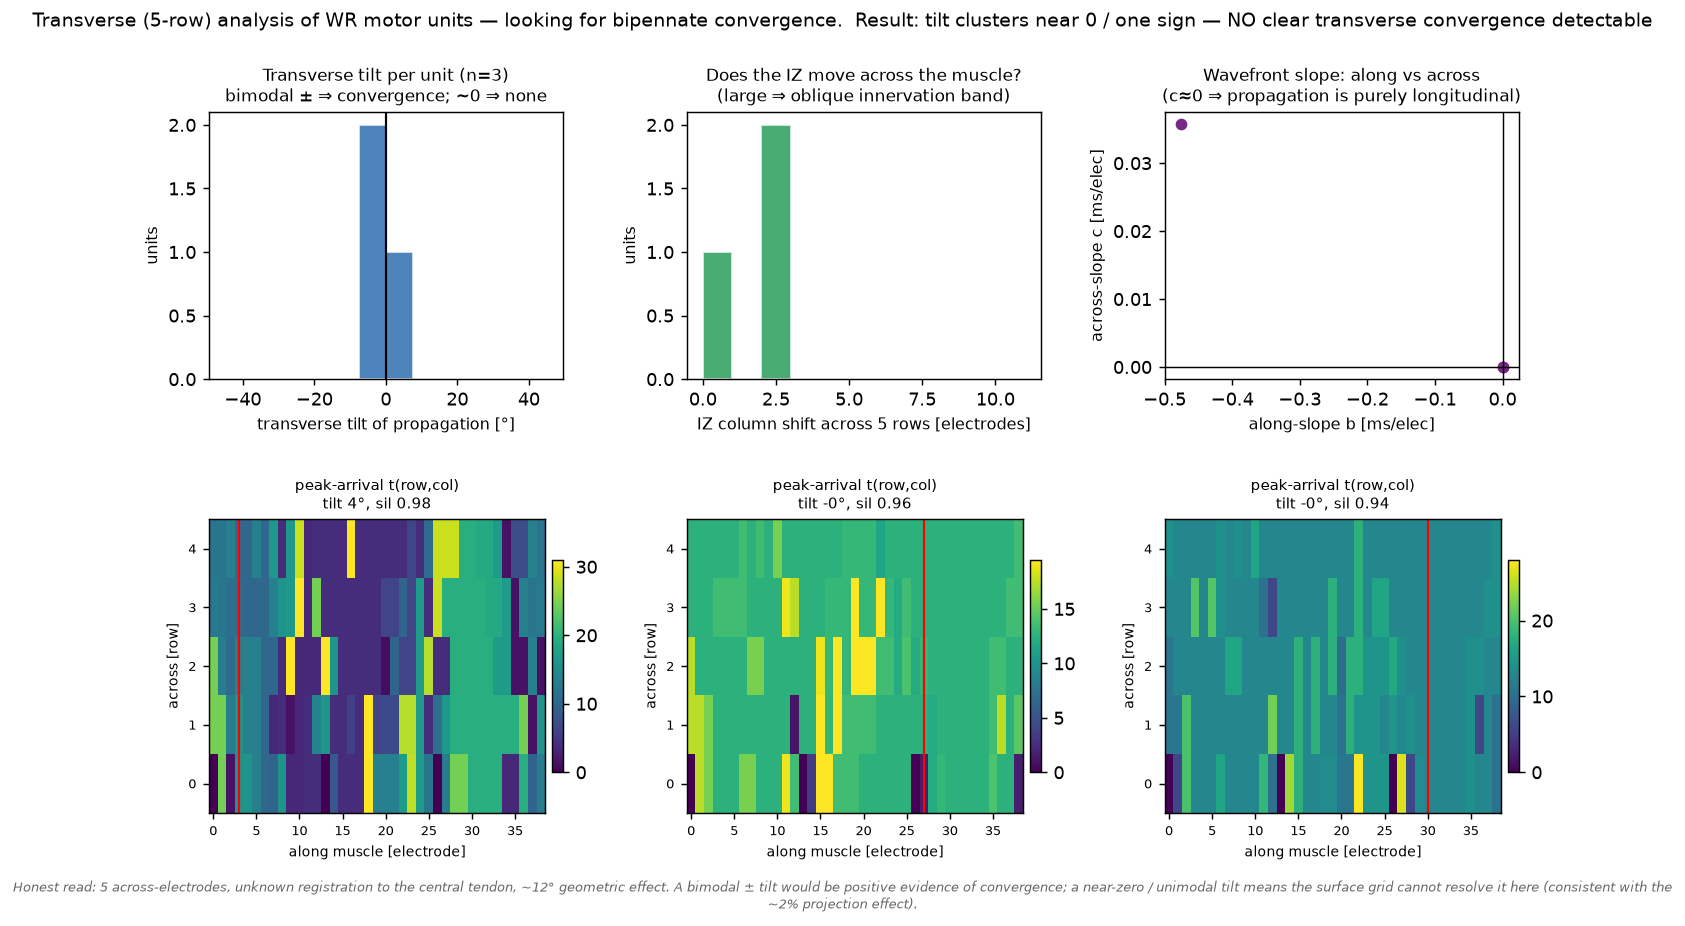

The script that saved this image:
"""Can the TRANSVERSE (across-muscle) dimension of the WR grid see bipennate convergence?

A linear (along-muscle) array is ~blind to pennation. But the WR grid is 5 (across) x 39 (along).
If FCU fibres converge on a central tendon, motor units on the two sides of the tendon lean in
OPPOSITE transverse directions -> their action potentials propagate with opposite transverse
velocity components. So the SIGNATURE of convergence is a BIMODAL +/- distribution of transverse
tilt across units. A uniform tilt (all same sign) would instead just mean the array is rotated vs
the muscle (misalignment), NOT convergence. A tilt ~0 means no detectable transverse structure.

For each clean cBSS unit we STA the full 5x39 grid, take the peak-arrival time t(row,col), and on the
dominant propagating arm fit t ~ a + b*(col-col_IZ) + c*row. Transverse tilt angle = atan((c/pitch)/(b/pitch))
= atan(c/b) in electrode units -> apparent fibre inclination in the grid plane. Honest: 5 rows is very
few, registration to the tendon is unknown, so a null/weak result is a real and expected outcome.
"""
import os, sys, numpy as np, matplotlib; matplotlib.use("Agg"); import matplotlib.pyplot as plt
sys.path.insert(0,os.path.dirname(os.path.abspath(__file__)))
from mu_cbss import CBSS
fs=2000.0; NROW,NCOL=5,39; W=int(0.016*fs)
DATA="/home/noura/Documents/Projects/PhD/emg-decomposition/data/processed/WR2"
TASKS=["10mvc_rep1_index","20mvc_rep1_index","30mvc_rep1_index"]   # subset for speed

def decompose(task):
    mono=np.load(f"{DATA}/{task}/combined_emg.npy")
    sig=mono.reshape(-1,mono.shape[-1]); std=sig.std(1); good=std>0.05*np.median(std)
    clean=sig[good]; clean=clean-clean.mean(0,keepdims=True)
    cb=CBSS(ica_n_iter=60,sil_th=0.80,cov_th=0.40,min_num_spikes=10,random_seed=1909)
    sources,spikes,sil,filt=cb.decompose(clean.copy(),fs)
    return mono,spikes,sil

def grid_sta(mono,sp):
    T=mono.shape[-1]; sp=np.asarray(sp,int); sp=sp[(sp>=W)&(sp<T-W)]
    if len(sp)<30: return None
    sta=np.zeros((NROW,NCOL,2*W))
    for s in sp: sta+=mono[:,:,s-W:s+W]
    return sta/len(sp), len(sp)

def analyse(sta):
    """Return dict: IZ col, along-slope b, transverse-slope c, tilt angle, transverse IZ shift, quality."""
    p2p=sta.max(2)-sta.min(2)                          # (5,39)
    col_amp=p2p.mean(0)                                # along-muscle amplitude profile
    izc=int(col_amp.argmax())
    active=col_amp>0.30*col_amp.max()
    # peak-arrival time per (row,col), in ms
    tpk=np.argmax(np.abs(sta),axis=2).astype(float)/fs*1e3   # (5,39)
    # per-row IZ column (transverse shift of the innervation zone) — only rows with real signal
    strong=[r for r in range(NROW) if p2p[r].max()>0.5*p2p.max()]
    izcol=np.array([int(p2p[r].argmax()) for r in strong]) if strong else np.array([izc])
    # pick the LONGER propagating arm around izc
    lo=hi=izc
    while lo-1>=0 and active[lo-1]: lo-=1
    while hi+1<NCOL and active[hi+1]: hi+=1
    arm = np.arange(izc,hi+1) if (hi-izc)>=(izc-lo) else np.arange(lo,izc+1)
    if len(arm)<3: return None
    # design matrix over (row,col) on the arm
    R=[];C=[];Tt=[]
    for c in arm:
        for r in range(NROW):
            if p2p[r,c]>0.30*p2p.max():
                R.append(r); C.append(c-izc); Tt.append(tpk[r,c])
    if len(Tt)<8: return None
    A=np.column_stack([np.ones(len(Tt)),C,R]); coef,*_=np.linalg.lstsq(A,np.array(Tt),rcond=None)
    b,c=coef[1],coef[2]                               # ms per along-col, ms per across-row
    # transverse tilt: lean of the wavefront ACROSS vs ALONG, independent of propagation DIRECTION
    # (use |b| so a reverse-propagating unit doesn't read as 180deg). +/- sign of tilt = lean direction.
    tilt=np.degrees(np.arctan2(c, abs(b) if abs(b)>1e-6 else 1e-6))
    resid=np.array(Tt)-A@coef; r2=1-np.var(resid)/max(np.var(Tt),1e-9)
    return dict(izc=izc,b=b,c=c,tilt=tilt,izshift=izcol.max()-izcol.min(),r2=r2,sta=sta,arm=arm,tpk=tpk,p2p=p2p)

units=[]
for task in TASKS:
    try: mono,spikes,sil=decompose(task)
    except Exception as e: print(task,"fail",e); continue
    for i in spikes:
        if len(spikes[i])<40 or sil[i]<0.88: continue
        r=grid_sta(mono,spikes[i])
        if r is None: continue
        sta,nsp=r; a=analyse(sta)
        if a is None or a["r2"]<0.3: continue
        a["nsp"]=nsp; a["sil"]=float(sil[i]); a["task"]=task; units.append(a)
    print(f"{task}: kept {sum(u['task']==task for u in units)} units so far")

print(f"\nTOTAL clean units analysed: {len(units)}")
if len(units)<3: print("too few units for a distribution — inconclusive");
tilts=np.array([u["tilt"] for u in units]); izsh=np.array([u["izshift"] for u in units])
# along-velocity for context (sign): b in ms/electrode; |CV| = pitch/|b|
print(f"transverse tilt (deg): {np.round(tilts,1).tolist()}")
print(f"  median |tilt| = {np.median(np.abs(tilts)):.1f} deg ; signed mean = {tilts.mean():.1f} ; both-signs? "
      f"{'YES (bimodal -> convergence-like)' if (tilts.min()<-5 and tilts.max()>5) else 'no (unimodal)'}")
print(f"transverse IZ shift across the 5 rows (electrodes): {izsh.tolist()} (median {np.median(izsh):.0f})")

# ---- figure ----
fig=plt.figure(figsize=(13,7)); gs=fig.add_gridspec(2,3,height_ratios=[1,1.1],hspace=0.5,wspace=0.35)
# (a) tilt distribution
axT=fig.add_subplot(gs[0,0])
axT.hist(tilts,bins=np.arange(-45,50,7.5),color="#2166ac",alpha=.8,edgecolor="w")
axT.axvline(0,color="k",lw=1.2); axT.set_xlabel("transverse tilt of propagation [°]",fontsize=9)
axT.set_ylabel("units",fontsize=9); axT.set_title(f"Transverse tilt per unit (n={len(units)})\nbimodal ± ⇒ convergence; ~0 ⇒ none",fontsize=9.5)
# (b) IZ transverse shift
axI=fig.add_subplot(gs[0,1])
axI.hist(izsh,bins=np.arange(0,12,1),color="#1a9850",alpha=.8,edgecolor="w")
axI.set_xlabel("IZ column shift across 5 rows [electrodes]",fontsize=9); axI.set_ylabel("units",fontsize=9)
axI.set_title("Does the IZ move across the muscle?\n(large ⇒ oblique innervation band)",fontsize=9.5)
# (c) along vs across velocity scatter
axV=fig.add_subplot(gs[0,2])
axV.scatter([u["b"] for u in units],[u["c"] for u in units],c="#762a83",s=30)
axV.axhline(0,color="k",lw=.8); axV.axvline(0,color="k",lw=.8)
axV.set_xlabel("along-slope b [ms/elec]",fontsize=9); axV.set_ylabel("across-slope c [ms/elec]",fontsize=9)
axV.set_title("Wavefront slope: along vs across\n(c≈0 ⇒ propagation is purely longitudinal)",fontsize=9.5)
# (d,e,f) peak-arrival maps of up to 3 example units
ex=sorted(units,key=lambda u:-abs(u["tilt"]))[:3]
for j,u in enumerate(ex):
    ax=fig.add_subplot(gs[1,j]); im=ax.imshow(u["tpk"],aspect="auto",origin="lower",cmap="viridis")
    ax.axvline(u["izc"],color="r",lw=1.2); ax.set_title(f"peak-arrival t(row,col)\ntilt {u['tilt']:.0f}°, sil {u['sil']:.2f}",fontsize=8.5)
    ax.set_xlabel("along muscle [electrode]",fontsize=8); ax.set_ylabel("across [row]",fontsize=8); ax.tick_params(labelsize=7)
    plt.colorbar(im,ax=ax,fraction=0.03,pad=0.02)
verdict=("BIMODAL ± tilt — a convergence-like signature (fibres leaning both ways)" if (len(tilts) and tilts.min()<-5 and tilts.max()>5)
         else "tilt clusters near 0 / one sign — NO clear transverse convergence detectable")
fig.suptitle(f"Transverse (5-row) analysis of WR motor units — looking for bipennate convergence.  Result: {verdict}",fontsize=10.5,y=0.99)
fig.text(0.5,0.005,"Honest read: 5 across-electrodes, unknown registration to the central tendon, ~12° geometric effect. A bimodal ± tilt would be positive "
         "evidence of convergence; a near-zero / unimodal tilt means the surface grid cannot resolve it here (consistent with the ~2% projection effect).",
         ha="center",fontsize=7.4,style="italic",color="0.4",wrap=True)
plt.savefig("transverse_convergence.png",dpi=130,bbox_inches="tight"); print("saved transverse_convergence.png")
